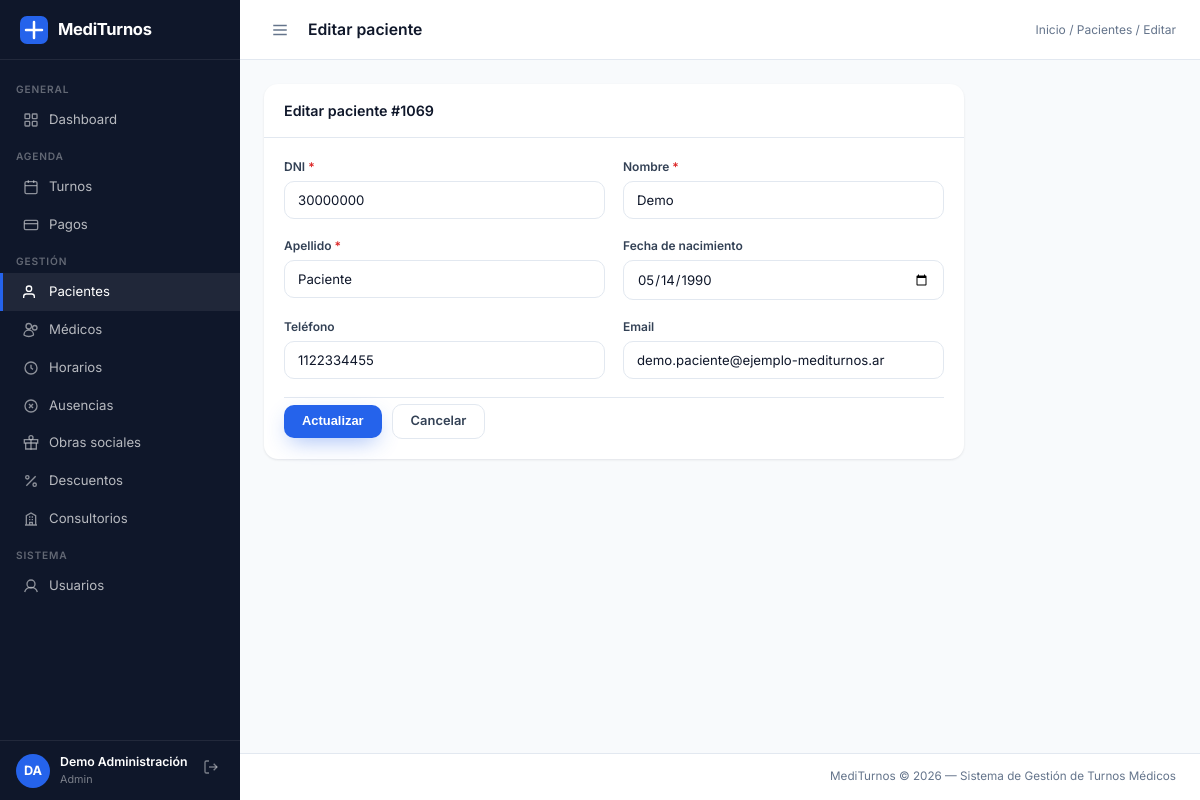
Screenshot of /sistema/controladores/ControladorPaciente.php?accion=editar&id=1069 (signed in) with the database file from the repository.
### tables this page shows
CREATE TABLE `paciente` (
  `id_paciente` int(11) NOT NULL AUTO_INCREMENT,
  `dni` varchar(15) NOT NULL,
  `nombre` varchar(30) NOT NULL,
  `apellido` varchar(30) NOT NULL,
  `fecha_nac` date DEFAULT NULL,
  `sexo` enum('F','M','X','prefiero_no_decir') DEFAULT NULL,
  `telefono` varchar(30) NOT NULL,
  `direccion` varchar(150) DEFAULT NULL,
  `email` varchar(120) DEFAULT NULL,
  PRIMARY KEY (`id_paciente`),
  UNIQUE KEY `dni` (`dni`),
  KEY `idx_paciente_dni` (`dni`)
);

### sistema/modelos/Paciente.php (called while the page is built, shortened)
<?php
class Paciente
{
    private PDO $pdo;
    public function __construct(PDO $pdo)
    {
        $this->pdo = $pdo;
    }
    public function buscarPorId(int $id): array|false
    {
        $stmt = $this->pdo->prepare(
            "SELECT * FROM paciente WHERE id_paciente = :id"
        );
        $stmt->execute([':id' => $id]);
        return $stmt->fetch();
    }
}

### sistema/vistas/pacientes/editar.php (the view, shortened to what this page needs)
<?php
$breadcrumb   = '<a href="' . BASE_URL . 'dashboard.php">Inicio</a> / <a href="' . BASE_URL . 'sistema/controladores/ControladorPaciente.php?accion=index">Pacientes</a> / Editar';
require __DIR__ . '/../layouts/navbar.php';
?>
<div class="panel panel-sm">
    <div class="panel-header"><span class="panel-titulo">Editar paciente #<?= $paciente['id_paciente'] ?></span></div>
    <div class="panel-body">
        <form method="POST" action="<?= BASE_URL ?>sistema/controladores/ControladorPaciente.php?accion=actualizar" novalidate>
            <div class="form-grid mb-18">
                <div class="form-group">
                    <label>DNI <span class="req">*</span></label>
                    <input type="text" name="dni" class="form-control" required maxlength="20"
                        value="<?= htmlspecialchars($_POST['dni'] ?? $paciente['dni']) ?>">
                </div>
                <div class="form-group">
                    <label>Nombre <span class="req">*</span></label>
                    <input type="text" name="nombre" class="form-control" required maxlength="80"
                        value="<?= htmlspecialchars($_POST['nombre'] ?? $paciente['nombre']) ?>">
                </div>
                <div class="form-group">
                    <label>Apellido <span class="req">*</span></label>
                    <input type="text" name="apellido" class="form-control" required maxlength="80"
                        value="<?= htmlspecialchars($_POST['apellido'] ?? $paciente['apellido']) ?>">
                </div>
                <div class="form-group">
                    <label>Fecha de nacimiento</label>
                    <input type="date" name="fecha_nac" class="form-control"
                        value="<?= htmlspecialchars($_POST['fecha_nac'] ?? ($paciente['fecha_nac'] ?? '')) ?>">
                </div>
                <div class="form-group">
                    <label>Teléfono</label>
                    <input type="text" name="telefono" class="form-control" maxlength="30"
                        value="<?= htmlspecialchars($_POST['telefono'] ?? ($paciente['telefono'] ?? '')) ?>">
                </div>
                <div class="form-group">
                    <label>Email</label>
                    <input type="email" name="email" class="form-control" maxlength="120"
                        value="<?= htmlspecialchars($_POST['email'] ?? ($paciente['email'] ?? '')) ?>">
                </div>
            </div>
            <div class="form-acciones">
                <button type="submit" class="btn btn-primario">Actualizar</button>
                <a href="<?= BASE_URL ?>sistema/controladores/ControladorPaciente.php?accion=index" class="btn btn-secundario">Cancelar</a>
            </div>
        </form>
    </div>
</div>
<?php require __DIR__ . '/../layouts/footer.php'; ?>

### publico/css/estilos.css (style rules this page uses)
:root { --azul: #2563eb; --azul-osc: #1e3a8a; --azul-claro: #eff6ff; --azul-soft2: #dbeafe; --azul-vivo: #3b82f6; --verde: #16a34a; --verde-claro: #dcfce7; --rojo: #dc2626; --rojo-claro: #fee2e2; --amarillo: #d97706; --amarillo-claro: #fef3c7; --gris-osc: #0f172a; --gris-med: #334155; --gris: #64748b; --gris2: #94a3b8; --gris-claro: #f8fafc; --borde: #e2e8f0; --blanco: #ffffff; --sidebar-w: 240px; --header-h: 60px; --radio: 14px; --radio-sm: 10px; --sombra: 0 1px 3px rgba(15,23,42,.06), 0 1px 2px rgba(15,23,42,.04); --sombra-md: 0 10px 30px -8px rgba(15,23,42,.15); --sombra-lg: 0 24px 60px -16px rgba(15,23,42,.22); --azul-glow: 0 8px 22px -6px rgba(37,99,235,.45); }
*, *::before, *::after { box-sizing: border-box; margin: 0; padding: 0; }
html { font-size: 15px; }
body { font-family: 'Inter', system-ui, -apple-system, 'Segoe UI', sans-serif; background: var(--gris-claro); color: var(--gris-med); line-height: 1.5; -webkit-font-smoothing: antialiased; }
a { color: var(--azul); text-decoration: none; }
.topbar-breadcrumb a { color: var(--gris); }
.panel { background: var(--blanco); border-radius: var(--radio); box-shadow: var(--sombra); margin-bottom: 20px; }
.panel-header { padding: 16px 20px; border-bottom: 1px solid var(--borde); display: flex; align-items: center; justify-content: space-between; gap: 12px; flex-wrap: wrap; }
.panel-titulo { font-size: .95rem; font-weight: 600; color: var(--gris-osc); }
.panel-body { padding: 20px; }
.btn { display: inline-flex; align-items: center; justify-content: center; gap: 7px; padding: 10px 18px; border-radius: var(--radio-sm); font-size: .86rem; font-weight: 600; line-height: 1; cursor: pointer; border: none; white-space: nowrap; transition: background .15s, color .15s, transform .15s, box-shadow .15s, border-color .15s; }
.btn-primario { background: var(--azul); color: var(--blanco); box-shadow: var(--azul-glow); }
.btn-secundario { background: var(--blanco); color: var(--gris-med); border: 1.5px solid var(--borde); }
.form-grid { display: grid; grid-template-columns: repeat(auto-fit, minmax(220px, 1fr)); gap: 18px; }
.form-group { display: flex; flex-direction: column; gap: 5px; }
.form-group label { font-size: .8rem; font-weight: 600; color: var(--gris-med); }
.form-group label span.req { color: var(--rojo); }
.form-control { padding: 10px 13px; border: 1.5px solid var(--borde); border-radius: var(--radio-sm); font-size: .88rem; color: var(--gris-osc); font-family: inherit; background: var(--blanco); width: 100%; transition: border-color .2s, box-shadow .2s; outline: none; }
.form-control::placeholder { color: var(--gris); opacity: .75; }
.form-acciones { display: flex; gap: 10px; align-items: center; padding-top: 6px; border-top: 1px solid var(--borde); margin-top: 4px; }

### publico/css/utilidades.css (style rules this page uses)
.panel-sm { max-width: 700px; }
.mb-18 { margin-bottom: 18px; }

### rows the page displays
paciente: id_paciente "1069", dni "30000000", nombre "Demo", apellido "Paciente", fecha_nac "05/14/1990", telefono "1122334455", email "demo.paciente@ejemplo-mediturnos.ar"

### other values shown
$inicialesSesion "DA"
$usuarioSesion['nombre'] . ' ' . $usuarioSesion['apellido'] "Demo Administración"
$rolActual "Admin"
$paginaTitulo "Editar paciente"
